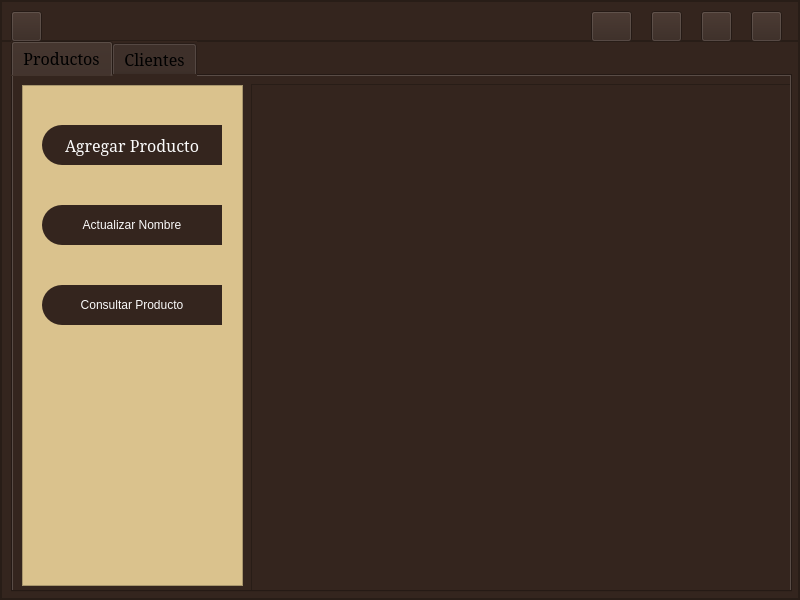
<?xml version="1.0" encoding="UTF-8"?>
<ui version="4.0">
 <class>administradores</class>
 <widget class="QMainWindow" name="administradores">
  <property name="geometry">
   <rect>
    <x>0</x>
    <y>0</y>
    <width>800</width>
    <height>600</height>
   </rect>
  </property>
  <property name="windowTitle">
   <string>MainWindow</string>
  </property>
  <widget class="QWidget" name="centralwidget">
   <layout class="QHBoxLayout" name="horizontalLayout">
    <property name="spacing">
     <number>0</number>
    </property>
    <property name="leftMargin">
     <number>0</number>
    </property>
    <property name="topMargin">
     <number>0</number>
    </property>
    <property name="rightMargin">
     <number>0</number>
    </property>
    <property name="bottomMargin">
     <number>0</number>
    </property>
    <item>
     <widget class="QFrame" name="frame">
      <property name="styleSheet">
       <string notr="true">background-color: rgb(52, 37, 30);</string>
      </property>
      <property name="frameShape">
       <enum>QFrame::StyledPanel</enum>
      </property>
      <property name="frameShadow">
       <enum>QFrame::Raised</enum>
      </property>
      <layout class="QVBoxLayout" name="verticalLayout_2" stretch="1,0">
       <property name="spacing">
        <number>0</number>
       </property>
       <property name="leftMargin">
        <number>0</number>
       </property>
       <property name="topMargin">
        <number>0</number>
       </property>
       <property name="rightMargin">
        <number>0</number>
       </property>
       <property name="bottomMargin">
        <number>0</number>
       </property>
       <item>
        <widget class="QFrame" name="frameSuperior">
         <property name="maximumSize">
          <size>
           <width>16777215</width>
           <height>40</height>
          </size>
         </property>
         <property name="frameShape">
          <enum>QFrame::StyledPanel</enum>
         </property>
         <property name="frameShadow">
          <enum>QFrame::Raised</enum>
         </property>
         <widget class="QPushButton" name="pushButton">
          <property name="geometry">
           <rect>
            <x>750</x>
            <y>10</y>
            <width>31</width>
            <height>31</height>
           </rect>
          </property>
          <property name="text">
           <string/>
          </property>
          <property name="icon">
           <iconset>
            <normaloff>../../../imagenes/cerrar.png</normaloff>../../../imagenes/cerrar.png</iconset>
          </property>
          <property name="iconSize">
           <size>
            <width>25</width>
            <height>25</height>
           </size>
          </property>
         </widget>
         <widget class="QPushButton" name="pushButton_2">
          <property name="geometry">
           <rect>
            <x>590</x>
            <y>10</y>
            <width>41</width>
            <height>31</height>
           </rect>
          </property>
          <property name="text">
           <string/>
          </property>
          <property name="icon">
           <iconset>
            <normaloff>../../../imagenes/volver.png</normaloff>../../../imagenes/volver.png</iconset>
          </property>
          <property name="iconSize">
           <size>
            <width>30</width>
            <height>25</height>
           </size>
          </property>
         </widget>
         <widget class="QPushButton" name="pushButton_3">
          <property name="geometry">
           <rect>
            <x>700</x>
            <y>10</y>
            <width>31</width>
            <height>31</height>
           </rect>
          </property>
          <property name="text">
           <string/>
          </property>
          <property name="icon">
           <iconset>
            <normaloff>../../../imagenes/ampliar.png</normaloff>../../../imagenes/ampliar.png</iconset>
          </property>
          <property name="iconSize">
           <size>
            <width>25</width>
            <height>25</height>
           </size>
          </property>
         </widget>
         <widget class="QPushButton" name="pushButton_4">
          <property name="geometry">
           <rect>
            <x>650</x>
            <y>10</y>
            <width>31</width>
            <height>31</height>
           </rect>
          </property>
          <property name="text">
           <string/>
          </property>
          <property name="icon">
           <iconset>
            <normaloff>../../../imagenes/minimizar.png</normaloff>../../../imagenes/minimizar.png</iconset>
          </property>
          <property name="iconSize">
           <size>
            <width>25</width>
            <height>25</height>
           </size>
          </property>
         </widget>
         <widget class="QPushButton" name="pushButton_5">
          <property name="geometry">
           <rect>
            <x>10</x>
            <y>10</y>
            <width>31</width>
            <height>31</height>
           </rect>
          </property>
          <property name="text">
           <string/>
          </property>
          <property name="icon">
           <iconset>
            <normaloff>../../../imagenes/menu.png</normaloff>../../../imagenes/menu.png</iconset>
          </property>
          <property name="iconSize">
           <size>
            <width>25</width>
            <height>25</height>
           </size>
          </property>
         </widget>
        </widget>
       </item>
       <item>
        <widget class="QFrame" name="frameInferior">
         <property name="frameShape">
          <enum>QFrame::StyledPanel</enum>
         </property>
         <property name="frameShadow">
          <enum>QFrame::Raised</enum>
         </property>
         <widget class="QTabWidget" name="tabWidget">
          <property name="geometry">
           <rect>
            <x>10</x>
            <y>0</y>
            <width>781</width>
            <height>551</height>
           </rect>
          </property>
          <property name="font">
           <font>
            <family>Elephant</family>
            <pointsize>12</pointsize>
           </font>
          </property>
          <property name="currentIndex">
           <number>0</number>
          </property>
          <widget class="QWidget" name="Productos">
           <attribute name="title">
            <string>Productos</string>
           </attribute>
           <widget class="QFrame" name="frame_2">
            <property name="geometry">
             <rect>
              <x>-1</x>
              <y>-1</y>
              <width>781</width>
              <height>521</height>
             </rect>
            </property>
            <property name="frameShape">
             <enum>QFrame::StyledPanel</enum>
            </property>
            <property name="frameShadow">
             <enum>QFrame::Raised</enum>
            </property>
            <widget class="QFrame" name="frame_3">
             <property name="geometry">
              <rect>
               <x>10</x>
               <y>10</y>
               <width>221</width>
               <height>501</height>
              </rect>
             </property>
             <property name="styleSheet">
              <string notr="true">QFrame{
	background-color:rgb(218, 194, 141)
}

QPushButton{
background-color: rgb(52, 37, 30);
border-bottom-left-radius: 20px;
border-top-left-radius: 20px; 
color: rgb(250,250, 250);
font: 77 12pt &quot;Elephant&quot;;
}

QPushButton:hover {
background-color: rgb(225, 161, 11);
border-top-left-radius: 20px; 
border-bottom-left-radius: 20px; 
color: rgb(0, 0, 0); 
font: 77 12pt &quot;Elephant&quot;;
}

</string>
             </property>
             <property name="frameShape">
              <enum>QFrame::StyledPanel</enum>
             </property>
             <property name="frameShadow">
              <enum>QFrame::Raised</enum>
             </property>
             <widget class="QPushButton" name="pushButton_10">
              <property name="geometry">
               <rect>
                <x>20</x>
                <y>40</y>
                <width>180</width>
                <height>40</height>
               </rect>
              </property>
              <property name="minimumSize">
               <size>
                <width>180</width>
                <height>40</height>
               </size>
              </property>
              <property name="font">
               <font>
                <family>Elephant</family>
                <pointsize>12</pointsize>
                <weight>9</weight>
                <italic>false</italic>
                <bold>false</bold>
               </font>
              </property>
              <property name="text">
               <string>Agregar Producto</string>
              </property>
             </widget>
             <widget class="QPushButton" name="pushButton_11">
              <property name="geometry">
               <rect>
                <x>20</x>
                <y>120</y>
                <width>180</width>
                <height>40</height>
               </rect>
              </property>
              <property name="minimumSize">
               <size>
                <width>180</width>
                <height>40</height>
               </size>
              </property>
              <property name="text">
               <string>Actualizar Nombre</string>
              </property>
             </widget>
             <widget class="QPushButton" name="pushButton_12">
              <property name="geometry">
               <rect>
                <x>20</x>
                <y>200</y>
                <width>180</width>
                <height>40</height>
               </rect>
              </property>
              <property name="minimumSize">
               <size>
                <width>180</width>
                <height>40</height>
               </size>
              </property>
              <property name="text">
               <string>Consultar Producto</string>
              </property>
             </widget>
            </widget>
            <widget class="QFrame" name="framePaginas">
             <property name="geometry">
              <rect>
               <x>239</x>
               <y>9</y>
               <width>541</width>
               <height>511</height>
              </rect>
             </property>
             <property name="frameShape">
              <enum>QFrame::StyledPanel</enum>
             </property>
             <property name="frameShadow">
              <enum>QFrame::Raised</enum>
             </property>
             <layout class="QVBoxLayout" name="verticalLayout">
              <property name="leftMargin">
               <number>0</number>
              </property>
              <property name="topMargin">
               <number>0</number>
              </property>
              <property name="rightMargin">
               <number>0</number>
              </property>
              <property name="bottomMargin">
               <number>0</number>
              </property>
              <item>
               <widget class="QStackedWidget" name="stackedWidget">
                <property name="currentIndex">
                 <number>0</number>
                </property>
                <widget class="QWidget" name="pageAgregarProducto"/>
                <widget class="QWidget" name="pageActualizarNombre"/>
                <widget class="QWidget" name="pageConsultarProducto"/>
               </widget>
              </item>
             </layout>
            </widget>
           </widget>
          </widget>
          <widget class="QWidget" name="tab_2">
           <attribute name="title">
            <string>Clientes</string>
           </attribute>
           <widget class="QFrame" name="frame_4">
            <property name="geometry">
             <rect>
              <x>10</x>
              <y>10</y>
              <width>221</width>
              <height>501</height>
             </rect>
            </property>
            <property name="styleSheet">
             <string notr="true">QFrame{
	background-color:rgb(218, 194, 141)
}

QPushButton{
background-color: rgb(52, 37, 30);
border-bottom-left-radius: 20px;
border-top-left-radius: 20px; 
color: rgb(250,250, 250);
font: 77 12pt &quot;Elephant&quot;;
}

QPushButton:hover {
background-color: rgb(225, 161, 11);
border-top-left-radius: 20px; 
border-bottom-left-radius: 20px; 
color: rgb(0, 0, 0); 
font: 77 12pt &quot;Elephant&quot;;
}

</string>
            </property>
            <property name="frameShape">
             <enum>QFrame::StyledPanel</enum>
            </property>
            <property name="frameShadow">
             <enum>QFrame::Raised</enum>
            </property>
            <widget class="QPushButton" name="pushButton_13">
             <property name="geometry">
              <rect>
               <x>20</x>
               <y>40</y>
               <width>180</width>
               <height>40</height>
              </rect>
             </property>
             <property name="minimumSize">
              <size>
               <width>180</width>
               <height>40</height>
              </size>
             </property>
             <property name="font">
              <font>
               <family>Elephant</family>
               <pointsize>12</pointsize>
               <weight>9</weight>
               <italic>false</italic>
               <bold>false</bold>
              </font>
             </property>
             <property name="text">
              <string>Agregar Cliente</string>
             </property>
            </widget>
            <widget class="QPushButton" name="pushButton_14">
             <property name="geometry">
              <rect>
               <x>20</x>
               <y>120</y>
               <width>180</width>
               <height>40</height>
              </rect>
             </property>
             <property name="minimumSize">
              <size>
               <width>180</width>
               <height>40</height>
              </size>
             </property>
             <property name="text">
              <string>Actualizar Dirección</string>
             </property>
            </widget>
            <widget class="QPushButton" name="pushButton_15">
             <property name="geometry">
              <rect>
               <x>20</x>
               <y>200</y>
               <width>180</width>
               <height>40</height>
              </rect>
             </property>
             <property name="minimumSize">
              <size>
               <width>180</width>
               <height>40</height>
              </size>
             </property>
             <property name="text">
              <string>Consultar Cliente</string>
             </property>
            </widget>
           </widget>
          </widget>
         </widget>
        </widget>
       </item>
      </layout>
     </widget>
    </item>
   </layout>
  </widget>
 </widget>
 <resources/>
 <connections/>
</ui>
